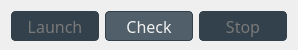
          <widget class="QFrame" name="Launch">
           <property name="sizePolicy">
            <sizepolicy hsizetype="Preferred" vsizetype="Fixed">
             <horstretch>0</horstretch>
             <verstretch>0</verstretch>
            </sizepolicy>
           </property>
           <property name="minimumSize">
            <size>
             <width>0</width>
             <height>50</height>
            </size>
           </property>
           <property name="maximumSize">
            <size>
             <width>16777215</width>
             <height>50</height>
            </size>
           </property>
           <property name="styleSheet">
            <string notr="true"/>
           </property>
           <property name="frameShape">
            <enum>QFrame::NoFrame</enum>
           </property>
           <property name="frameShadow">
            <enum>QFrame::Raised</enum>
           </property>
           <layout class="QHBoxLayout" name="horizontalLayout_19">
            <item>
             <widget class="QPushButton" name="launch_button">
              <property name="enabled">
               <bool>false</bool>
              </property>
              <property name="sizePolicy">
               <sizepolicy hsizetype="Fixed" vsizetype="Fixed">
                <horstretch>0</horstretch>
                <verstretch>0</verstretch>
               </sizepolicy>
              </property>
              <property name="minimumSize">
               <size>
                <width>88</width>
                <height>30</height>
               </size>
              </property>
              <property name="maximumSize">
               <size>
                <width>200</width>
                <height>16777215</height>
               </size>
              </property>
              <property name="font">
               <font>
                <family>Oswald</family>
                <pointsize>12</pointsize>
               </font>
              </property>
              <property name="styleSheet">
               <string notr="true">QPushButton {
  background-color: #505F69;
  border: 1px solid #32414B;
  color: #F0F0F0;
  border-radius: 4px;
  padding: 3px;
  outline: none;
  /* Issue #194 - Special case of QPushButton inside dialogs, for better UI */
  min-width: 80px;
}

QPushButton:disabled {
  background-color: #32414B;
  border: 1px solid #32414B;
  color: #787878;
  border-radius: 4px;
  padding: 3px;
}

QPushButton:checked {
  background-color: #32414B;
  border: 1px solid #32414B;
  border-radius: 4px;
  padding: 3px;
  outline: none;
}

QPushButton:checked:disabled {
  background-color: #19232D;
  border: 1px solid #32414B;
  color: #787878;
  border-radius: 4px;
  padding: 3px;
  outline: none;
}

QPushButton:checked:selected {
  background: #1464A0;
  color: #32414B;
}

QPushButton::menu-indicator {
  subcontrol-origin: padding;
  subcontrol-position: bottom right;
  bottom: 4px;
}

QPushButton:pressed {
  background-color: #19232D;
  border: 1px solid #19232D;
}

QPushButton:pressed:hover {
  border: 1px solid #148CD2;
}

QPushButton:hover {
border: 6px solid #ff5959;
  color: #F0F0F0;
}

QPushButton:selected {
  background: #1464A0;
  color: #32414B;
}

QPushButton:hover {
  border: 5px solid #148CD2;
  color: #F0F0F0;
}

QPushButton:focus {
  border: 1px solid #1464A0;
}</string>
              </property>
              <property name="text">
               <string>Launch</string>
              </property>
             </widget>
            </item>
            <item>
             <widget class="QPushButton" name="check_button">
              <property name="enabled">
               <bool>true</bool>
              </property>
              <property name="sizePolicy">
               <sizepolicy hsizetype="Fixed" vsizetype="Fixed">
                <horstretch>0</horstretch>
                <verstretch>0</verstretch>
               </sizepolicy>
              </property>
              <property name="minimumSize">
               <size>
                <width>88</width>
                <height>30</height>
               </size>
              </property>
              <property name="maximumSize">
               <size>
                <width>200</width>
                <height>16777215</height>
               </size>
              </property>
              <property name="font">
               <font>
                <family>Oswald</family>
                <pointsize>12</pointsize>
               </font>
              </property>
              <property name="styleSheet">
               <string notr="true">QPushButton {
  background-color: #505F69;
  border: 1px solid #32414B;
  color: #F0F0F0;
  border-radius: 4px;
  padding: 3px;
  outline: none;
  /* Issue #194 - Special case of QPushButton inside dialogs, for better UI */
  min-width: 80px;
}

QPushButton:disabled {
  background-color: #32414B;
  border: 1px solid #32414B;
  color: #787878;
  border-radius: 4px;
  padding: 3px;
}

QPushButton:checked {
  background-color: #32414B;
  border: 1px solid #32414B;
  border-radius: 4px;
  padding: 3px;
  outline: none;
}

QPushButton:checked:disabled {
  background-color: #19232D;
  border: 1px solid #32414B;
  color: #787878;
  border-radius: 4px;
  padding: 3px;
  outline: none;
}

QPushButton:checked:selected {
  background: #1464A0;
  color: #32414B;
}

QPushButton::menu-indicator {
  subcontrol-origin: padding;
  subcontrol-position: bottom right;
  bottom: 4px;
}

QPushButton:pressed {
  background-color: #19232D;
  border: 1px solid #19232D;
}

QPushButton:pressed:hover {
  border: 1px solid #148CD2;
}

QPushButton:hover {
border: 6px solid #ff5959;
  color: #F0F0F0;
}

QPushButton:selected {
  background: #1464A0;
  color: #32414B;
}

QPushButton:hover {
  border: 5px solid #148CD2;
  color: #F0F0F0;
}

QPushButton:focus {
  border: 1px solid #1464A0;
}</string>
              </property>
              <property name="text">
               <string>Check</string>
              </property>
             </widget>
            </item>
            <item>
             <widget class="QPushButton" name="stop_button">
              <property name="enabled">
               <bool>false</bool>
              </property>
              <property name="sizePolicy">
               <sizepolicy hsizetype="Fixed" vsizetype="Fixed">
                <horstretch>0</horstretch>
                <verstretch>0</verstretch>
               </sizepolicy>
              </property>
              <property name="minimumSize">
               <size>
                <width>88</width>
                <height>30</height>
               </size>
              </property>
              <property name="maximumSize">
               <size>
                <width>200</width>
                <height>16777215</height>
               </size>
              </property>
              <property name="font">
               <font>
                <family>Oswald</family>
                <pointsize>12</pointsize>
               </font>
              </property>
              <property name="styleSheet">
               <string notr="true">QPushButton {
  background-color: #505F69;
  border: 1px solid #32414B;
  color: #F0F0F0;
  border-radius: 4px;
  padding: 3px;
  outline: none;
  /* Issue #194 - Special case of QPushButton inside dialogs, for better UI */
  min-width: 80px;
}

QPushButton:disabled {
  background-color: #32414B;
  border: 1px solid #32414B;
  color: #787878;
  border-radius: 4px;
  padding: 3px;
}

QPushButton:checked {
  background-color: #32414B;
  border: 1px solid #32414B;
  border-radius: 4px;
  padding: 3px;
  outline: none;
}

QPushButton:checked:disabled {
  background-color: #19232D;
  border: 1px solid #32414B;
  color: #787878;
  border-radius: 4px;
  padding: 3px;
  outline: none;
}

QPushButton:checked:selected {
  background: #1464A0;
  color: #32414B;
}

QPushButton::menu-indicator {
  subcontrol-origin: padding;
  subcontrol-position: bottom right;
  bottom: 4px;
}

QPushButton:pressed {
  background-color: #19232D;
  border: 1px solid #19232D;
}

QPushButton:pressed:hover {
  border: 1px solid #148CD2;
}

QPushButton:hover {
border: 6px solid #ff5959;
  color: #F0F0F0;
}

QPushButton:selected {
  background: #1464A0;
  color: #32414B;
}

QPushButton:hover {
  border: 5px solid #148CD2;
  color: #F0F0F0;
}

QPushButton:focus {
  border: 1px solid #1464A0;
}</string>
              </property>
              <property name="text">
               <string>Stop</string>
              </property>
             </widget>
            </item>
           </layout>
          </widget>
